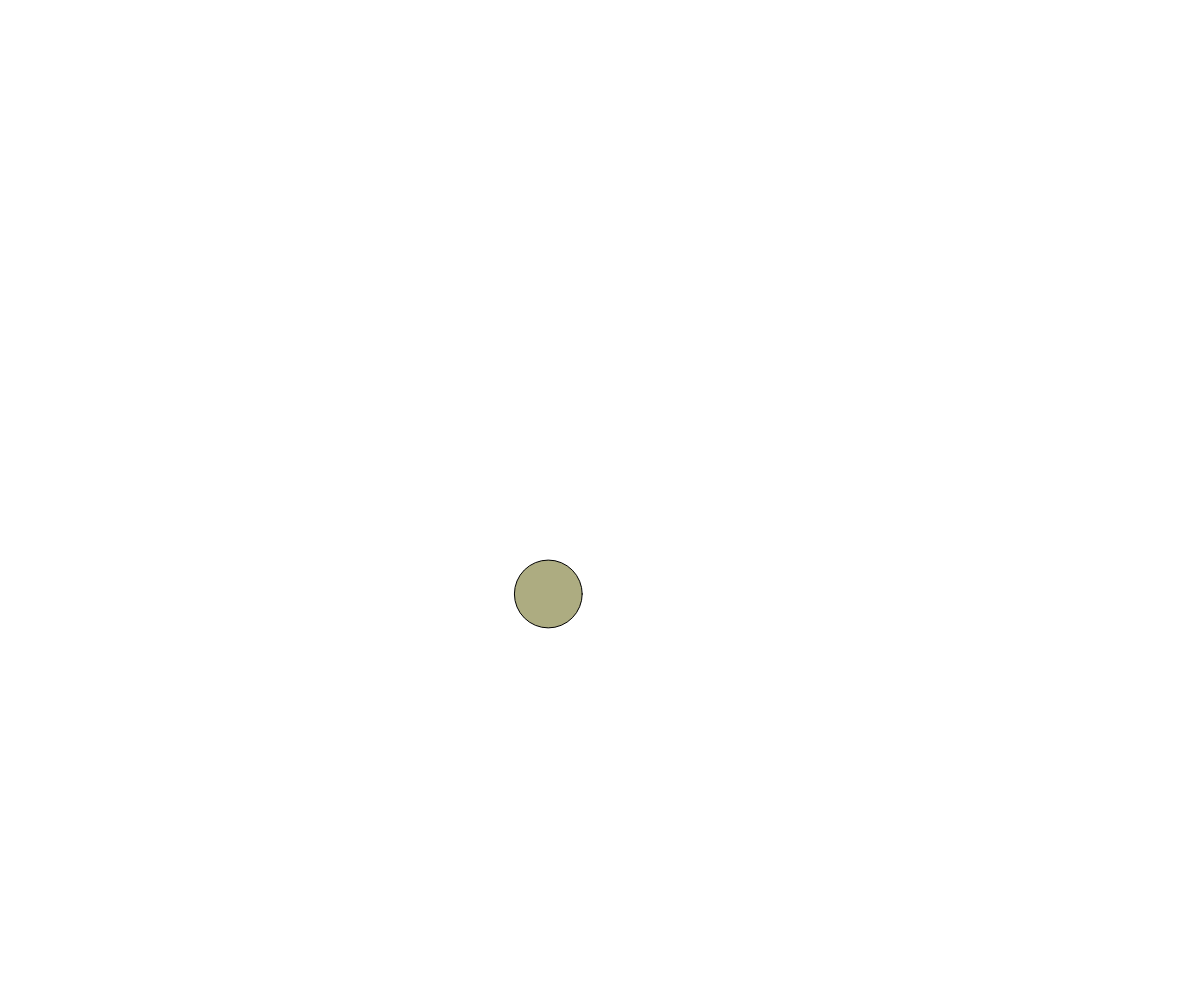
Frame 1 (no input)
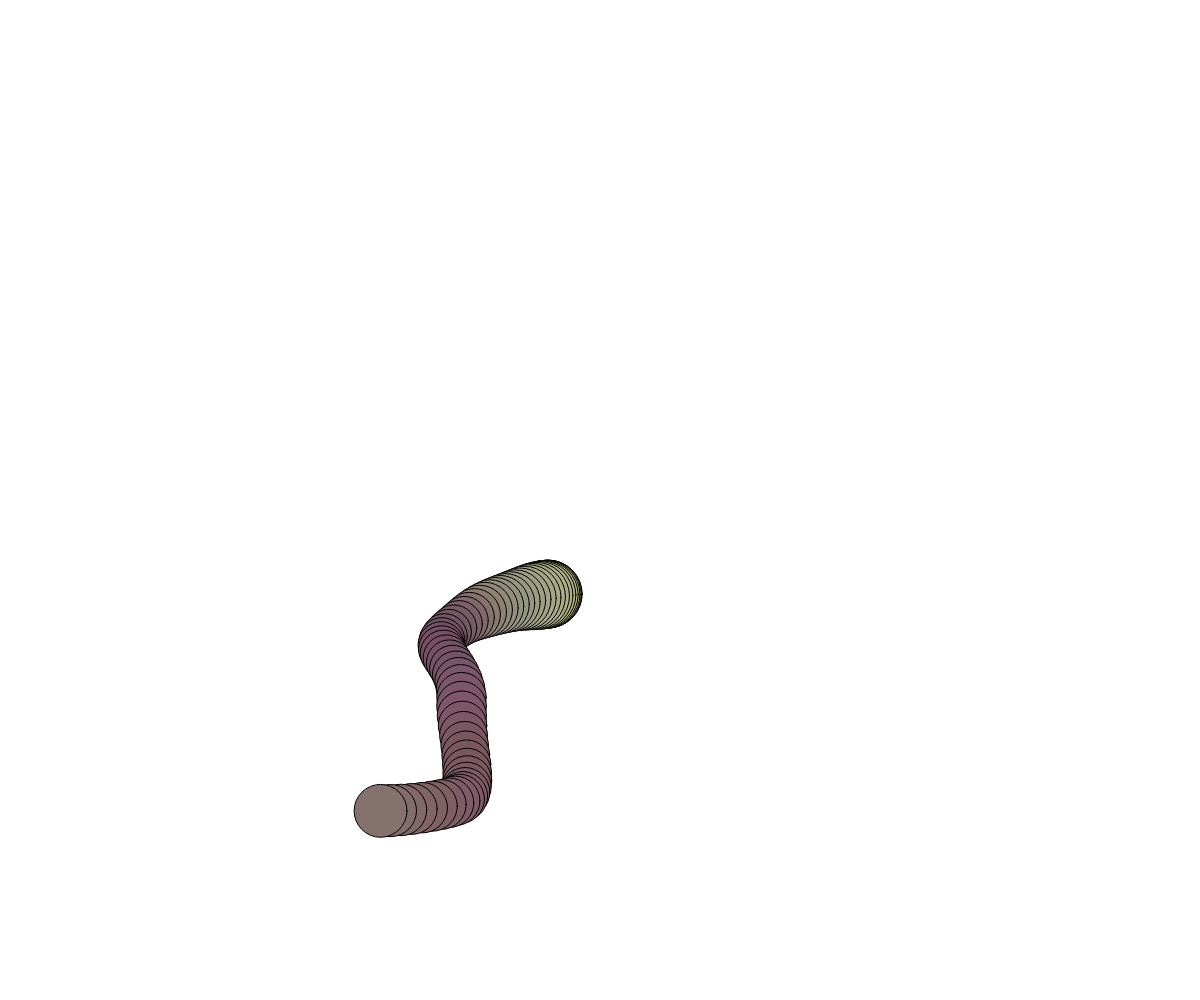
Frame 60 (no input)
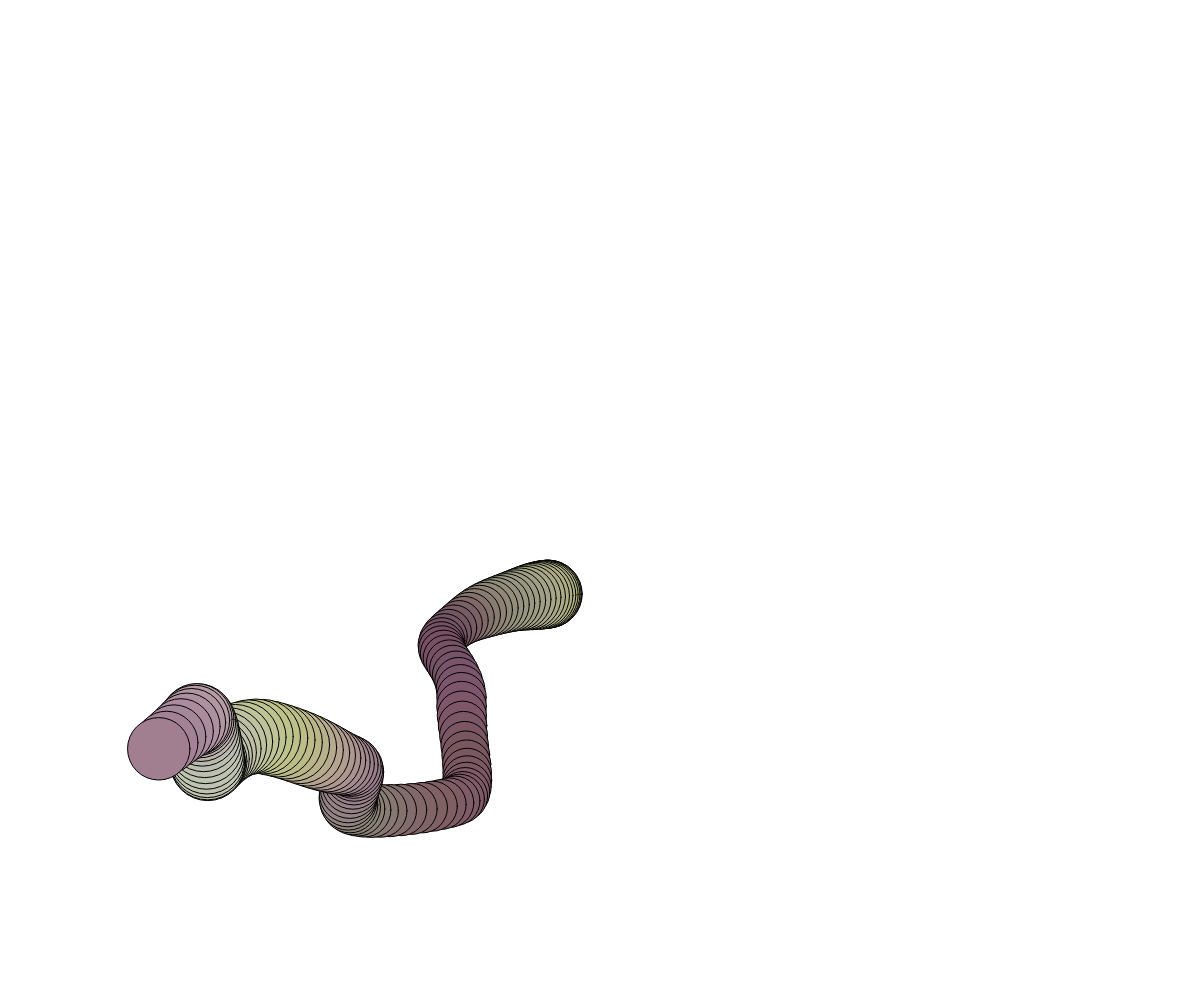
Frame 120 (the mouse pressed at the canvas centre since frame 60)

The p5.js sketch that drew these frames (run headless with seeded random() and noise() and a simulated clock; from frame 60 on, the mouse is pressed at the canvas centre):

// p5.js sketch
// ── sketch.js
var xoff = 555;
var yoff = 1000;
var roff = 654;
var goff = 123;
var boff = 159;
function setup() {
  createCanvas(windowWidth, windowHeight);
}

function draw() {
  //background(220);

  var x =map(noise(xoff), 0, 1, 0, height);
  xoff += 0.01;
  var y = map(noise(yoff), 0, 1, 0, height);
  yoff += 0.01;
  
  var r = map(noise(roff), 0, 1, 0, 255);
  roff += 0.02;
  var g = map(noise(goff), 0, 1, 0, 255);
  goff += 0.02;
  var b = map(noise(boff), 0, 1, 0, 255);
  boff += 0.02;


  fill(r,g,b);
  //noStroke();
  //fill(random(0,255), random(0,255), random(0,255))


  ellipse(x, y, (noise(roff)*100))

}
